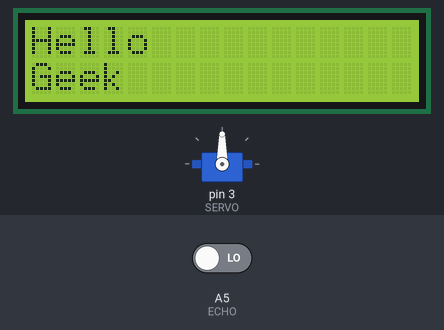
A sketch run on a simulated Arduino Uno, built with avr-gcc and run on an emulated ATmega328P. On the bench: 16×2 character LCD, servo. The test bench sets the inputs (shaded band); at power-on: A5 (ECHO) LOW. What the sketch prints to the serial monitor is not drawn.

Above: at 13.7 s.
Timing chart, 0 to 15.2 s (numbered marks = the images above):
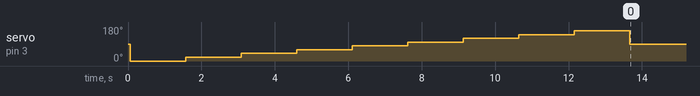

Measured:
- by itself, servo on pin 3 (SERVO): 90° → 0° at 0.06 s, → 20° 1.5 s later, → 40° 1.5 s later, → 60° 1.5 s later, … (10 changes in this stretch)

The sketch:

lab4_sonar.ino
```cpp
#include <LiquidCrystal_I2C.h>

#include <Servo.h>

// piny dla sonaru (HC-SR04)
#define TRIG A4
#define ECHO A5

// pin kontroli serwo (musi być PWM)
#define SERVO 3

Servo serwo;

LiquidCrystal_I2C lcd(0x27, 16, 2);

void setup() {
  pinMode(TRIG, OUTPUT);    // TRIG startuje sonar
  pinMode(ECHO, INPUT);     // ECHO odbiera powracający impuls

  lcd.init();
  lcd.backlight();

  Serial.begin(9600);

  serwo.attach(SERVO);

/* rozejrzyj się w zakresie od 0 stopni (patrz na jedną burtę)
 *  do 180 stopni (patrz na prawą burtę). Wydrukuj na konsoli
 *  kierunek patrzenia i najbliżej widziany obiekt (pojedynczy pomiar)
 */
  for(byte angle = 0; angle < 180; angle+= 20) {
    lookAndTellDistance(angle);
    delay(500);
  }

/* patrz przed siebie */
  serwo.write(90);

}

// void loop() { /* nic nie rób */ }
void loop()
{
    // Clear the display buffer
    lcd.clear();
    // Set cursor (Column, Row)
    lcd.setCursor(0, 0);
    // print "Hello" at (0, 0)
    lcd.print("Hello");
    // Set cursor (Column, Row)
    lcd.setCursor(0,1);
    // print "Geek" at (0, 1)
    lcd.print("Geek");

    delay(100);
}

void lookAndTellDistance(byte angle) {

  unsigned long tot;      // czas powrotu (time-of-travel)
  unsigned int distance;

  Serial.print("Patrzę w kącie ");
  Serial.print(angle);
  serwo.write(angle);

/* uruchamia sonar (puls 10 ms na `TRIGGER')
 * oczekuje na powrotny sygnał i aktualizuje
 */
  digitalWrite(TRIG, HIGH);
  delay(10);
  digitalWrite(TRIG, LOW);
  tot = pulseIn(ECHO, HIGH);

/* prędkość dźwięku = 340m/s => 1 cm w 29 mikrosekund
 * droga tam i z powrotem, zatem:
 */
  distance = tot/58;

  Serial.print(": widzę coś w odległości ");
  Serial.println(distance);
}
```
